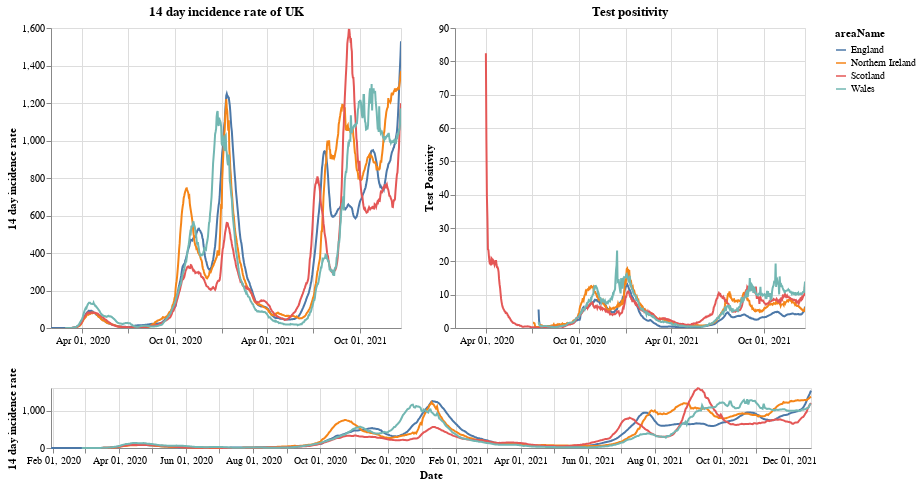

Notebook cell for this chart:
### Markdown cell above
# Plots

First a plot with each country in the UK. The top right shows the positivity rate for (which is the percentage of registered tests which were positive) while the top left is the 14 day incidence rate. The bottom chart can be used to select the timeframe (does not work on a mobile device).

### Code cell
#collapse
brush = alt.selection(type='interval', name='DateBrush',encodings=['x'],fields=['Time'])
leg_selection = alt.selection_multi(fields=['areaName'], bind='legend')

base = alt.Chart(uk_cases).mark_line().encode(
    x=alt.X("yearmonthdate(date):T", axis=alt.Axis(title='Date')),
    y=alt.Y("twoWeeklyCasesRate:Q", axis=alt.Axis(title='14 day incidence rate')),
    tooltip=['areaName', 'date','twoWeeklyCasesRate', 'testPositivity'],
    color='areaName',
    opacity=alt.condition(leg_selection, alt.value(2), alt.value(0.1))
).add_selection(leg_selection).properties(width=350)

upper = base.encode(alt.X('yearmonthdate(date):T', axis=alt.Axis(title=''),
                         scale=alt.Scale(domain=brush))
                   ).properties(title=f'14 day incidence rate of UK')
upper_right = upper.encode(alt.Y('testPositivity:Q', axis=alt.Axis(title='Test Positivity'))).properties(title='Test positivity')
lower = base.properties(height=60, width = 760).add_selection(brush)

(upper | upper_right) & lower

### Figure 1 — Vega-Lite specification as saved in the notebook (floating-point values rounded to 4 significant figures; data arrays with more than 128 entries replaced by an {"elided": "..."} marker saying what was removed)
{"config": {"view": {"continuousWidth": 400, "continuousHeight": 300}}, "vconcat": [{"hconcat": [{"mark": "line", "encoding": {"color": {"type": "nominal", "field": "areaName"}, "opacity": {"condition": {"value": 2, "selection": "selector001"}, "value": 0.1}, "tooltip": [{"type": "nominal", "field": "areaName"}, {"type": "temporal", "field": "date"}, {"type": "quantitative", "field": "twoWeeklyCasesRate"}, {"type": "quantitative", "field": "testPositivity"}], "x": {"type": "temporal", "axis": {"title": ""}, "field": "date", "scale": {"domain": {"selection": "DateBrush"}}, "timeUnit": "yearmonthdate"}, "y": {"type": "quantitative", "axis": {"title": "14 day incidence rate"}, "field": "twoWeeklyCasesRate"}}, "selection": {"selector001": {"type": "multi", "fields": ["areaName"], "bind": "legend"}}, "title": "14 day incidence rate of UK", "width": 350}, {"mark": "line", "encoding": {"color": {"type": "nominal", "field": "areaName"}, "opacity": {"condition": {"value": 2, "selection": "selector001"}, "value": 0.1}, "tooltip": [{"type": "nominal", "field": "areaName"}, {"type": "temporal", "field": "date"}, {"type": "quantitative", "field": "twoWeeklyCasesRate"}, {"type": "quantitative", "field": "testPositivity"}], "x": {"type": "temporal", "axis": {"title": ""}, "field": "date", "scale": {"domain": {"selection": "DateBrush"}}, "timeUnit": "yearmonthdate"}, "y": {"type": "quantitative", "axis": {"title": "Test Positivity"}, "field": "testPositivity"}}, "selection": {"selector001": {"type": "multi", "fields": ["areaName"], "bind": "legend"}}, "title": "Test positivity", "width": 350}]}, {"mark": "line", "encoding": {"color": {"type": "nominal", "field": "areaName"}, "opacity": {"condition": {"value": 2, "selection": "selector001"}, "value": 0.1}, "tooltip": [{"type": "nominal", "field": "areaName"}, {"type": "temporal", "field": "date"}, {"type": "quantitative", "field": "twoWeeklyCasesRate"}, {"type": "quantitative", "field": "testPositivity"}], "x": {"type": "temporal", "axis": {"title": "Date"}, "field": "date", "timeUnit": "yearmonthdate"}, "y": {"type": "quantitative", "axis": {"title": "14 day incidence rate"}, "field": "twoWeeklyCasesRate"}}, "height": 60, "selection": {"selector001": {"type": "multi", "fields": ["areaName"], "bind": "legend"}, "DateBrush": {"type": "interval", "encodings": ["x"], "fields": ["Time"]}}, "width": 760}], "data": {"name": "data-8714cd364a6b64b6fefec576582f600a"}, "$schema": "https://vega.github.io/schema/vega-lite/v4.8.1.json", "datasets": {"data-8714cd364a6b64b6fefec576582f600a": {"elided": "2676 records"}}}
